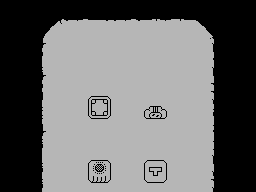

This is a level from a 2D game, rendered from its Tiled map with the project's own tilesets. A one-line summary and the complete map file follow:
An orthogonal 32x24 tile map with 8x8 px tiles, 1 tile layer (Tile Layer 1).

<map version="1.0" orientation="orthogonal" renderorder="right-down" width="32" height="24" tilewidth="8" tileheight="8" nextobjectid="1">
 <tileset firstgid="1" name="tiles" tilewidth="8" tileheight="8" tilecount="256" columns="16">
  <image source="maya-tablet7-tiles.png" width="128" height="128" />
 </tileset>
 <layer name="Tile Layer 1" width="32" height="24">
  <data encoding="csv">
1,1,1,1,1,1,1,1,1,1,1,1,1,1,1,1,1,1,1,1,1,1,1,1,1,1,1,1,1,1,1,1,
1,1,1,1,1,1,1,1,1,1,1,1,1,1,1,1,1,1,1,1,1,1,1,1,1,1,1,1,1,1,1,1,
1,1,1,1,1,1,1,2,5,6,7,4,4,5,5,6,7,5,4,8,6,7,8,4,10,1,1,1,1,1,1,1,
1,1,1,1,1,1,9,24,24,24,24,24,24,24,24,24,24,24,24,24,24,24,24,24,24,23,1,1,1,1,1,1,
1,1,1,1,1,11,24,24,24,24,24,24,24,24,24,24,24,24,24,24,24,24,24,24,24,24,17,1,1,1,1,1,
1,1,1,1,1,14,24,24,24,24,24,24,24,24,24,24,24,24,24,24,24,24,24,24,24,24,19,1,1,1,1,1,
1,1,1,1,1,13,24,24,24,24,24,24,24,24,24,24,24,24,24,24,24,24,24,24,24,24,21,1,1,1,1,1,
1,1,1,1,1,16,24,24,24,24,24,24,24,24,24,24,24,24,24,24,24,24,24,24,24,24,20,1,1,1,1,1,
1,1,1,1,1,12,24,24,24,24,24,24,24,24,24,24,24,24,24,24,24,24,24,24,24,24,19,1,1,1,1,1,
1,1,1,1,1,14,24,24,24,24,24,24,24,24,24,24,24,24,24,24,24,24,24,24,24,24,21,1,1,1,1,1,
1,1,1,1,1,13,24,24,24,24,24,24,24,24,24,24,24,24,24,24,24,24,24,24,24,24,22,1,1,1,1,1,
1,1,1,1,1,13,24,24,24,24,24,24,24,24,24,24,24,24,24,24,24,24,24,24,24,24,22,1,1,1,1,1,
1,1,1,1,1,15,24,24,24,24,24,33,34,35,24,24,24,24,24,24,24,24,24,24,24,24,19,1,1,1,1,1,
1,1,1,1,1,12,24,24,24,24,24,49,50,51,24,24,24,24,36,37,38,24,24,24,24,24,18,1,1,1,1,1,
1,1,1,1,1,12,24,24,24,24,24,65,66,67,24,24,24,24,52,53,54,24,24,24,24,24,21,1,1,1,1,1,
1,1,1,1,1,13,24,24,24,24,24,24,24,24,24,24,24,24,24,24,24,24,24,24,24,24,18,1,1,1,1,1,
1,1,1,1,1,14,24,24,24,24,24,24,24,24,24,24,24,24,24,24,24,24,24,24,24,24,20,1,1,1,1,1,
1,1,1,1,1,12,24,24,24,24,24,24,24,24,24,24,24,24,24,24,24,24,24,24,24,24,18,1,1,1,1,1,
1,1,1,1,1,15,24,24,24,24,24,24,24,24,24,24,24,24,24,24,24,24,24,24,24,24,18,1,1,1,1,1,
1,1,1,1,1,16,24,24,24,24,24,24,24,24,24,24,24,24,24,24,24,24,24,24,24,24,19,1,1,1,1,1,
1,1,1,1,1,12,24,24,24,24,24,39,40,41,24,24,24,24,42,43,44,24,24,24,24,24,21,1,1,1,1,1,
1,1,1,1,1,15,24,24,24,24,24,55,56,57,24,24,24,24,58,59,60,24,24,24,24,24,19,1,1,1,1,1,
1,1,1,1,1,12,24,24,24,24,24,71,72,73,24,24,24,24,74,75,76,24,24,24,24,24,22,1,1,1,1,1,
1,1,1,1,1,15,24,24,24,24,24,24,24,24,24,24,24,24,24,24,24,24,24,24,24,24,19,1,1,1,1,1
</data>
 </layer>
</map>
